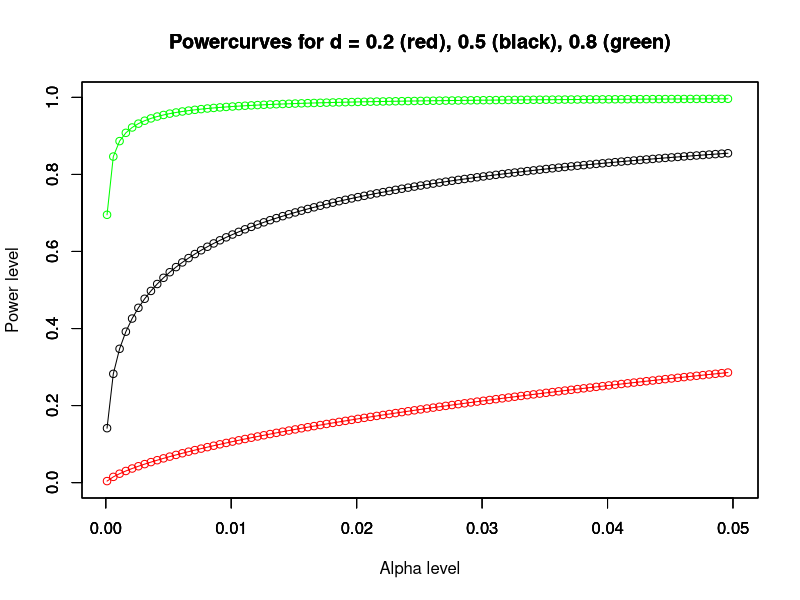
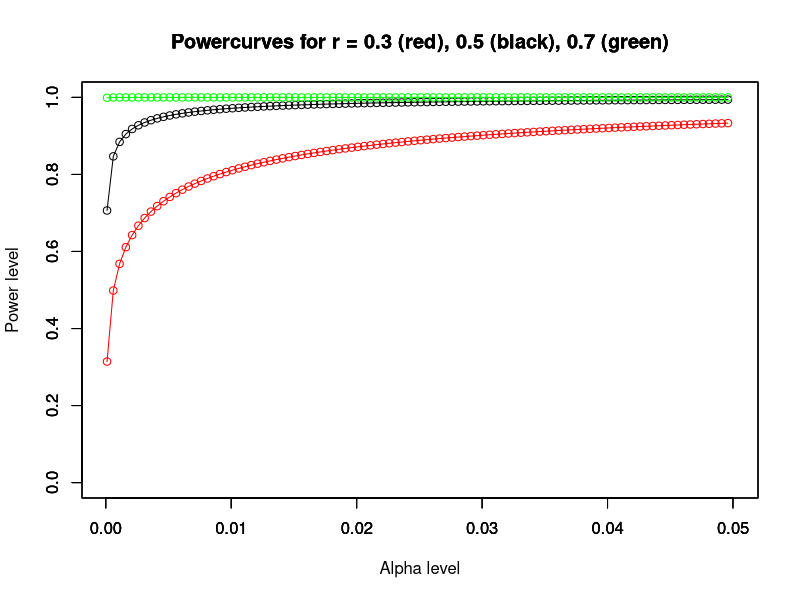

The R source for these figures, in order:
## ---- chunk 1
knitr::opts_chunk$set(echo = TRUE)
library(pwr)
library(ggplot2)

## ---- chunk 2
n1 <- 69 #patients (this is the n to be used for correlation calculations as well)
n2 <- 52 #controls
alpha_level <- seq(from = 0.0001, to = 0.05,by = 0.0005)

#declare empty vectors as placeholders
powercurve_2 <- c() 
powercurve_5_ <- c()
powercurve_8 <- c()

#for loop to create all powercurves#
for (s in 1:length(alpha_level)) {
  output_2 <- pwr.t2n.test(n = n1, n2 = n2, d = 0.2, sig.level = alpha_level[s], alternative = "greater") 
  powercurve_2[s] <- output_2$power #use dollar sign to fetch only power "value", and assign it to "powercurve_2"-vector
  
  output_5_ <- pwr.t2n.test(n = n1, n2 = n2, d = 0.5, sig.level = alpha_level[s], alternative = "greater")
  powercurve_5_[s] <- output_5_$power
  
  output_8 <- pwr.t2n.test(n = n1, n2 = n2, d = 0.8, sig.level = alpha_level[s], alternative = "greater")
  powercurve_8[s] <- output_8$power
}

#Before plotting data or analysing data in R, ALWAYS create a dataframe

power_frame2 <- data.frame(alpha_level, powercurve_2, powercurve_5_, powercurve_8)
power_frame2$alpha_level

#Plot
plot(power_frame2$alpha_level, power_frame2$powercurve_2, ylim = c(0.00, 1.00), 
     ylab = "Power level", xlim = c(0.0001, 0.05), xlab = "Alpha level", 
     type = "o", col = "red", main = "Powercurves for d = 0.2 (red), 0.5 (black), 0.8 (green)")

par(new=TRUE)

plot(power_frame2$alpha_level, power_frame2$powercurve_5_, ylim = c(0.00, 1.00), 
     ylab = "", xlim = c(0.0001, 0.05), xlab = "", 
     type = "o", col = "black", main = "Powercurves for d = 0.2 (red), 0.5 (black), 0.8 (green)")

par(new=TRUE)

plot(power_frame2$alpha_level, power_frame2$powercurve_8, ylim = c(0.00, 1.00), 
     ylab = "", xlim = c(0.0001, 0.05), xlab = "", 
     type = "o", col = "green", main = "Powercurves for d = 0.2 (red), 0.5 (black), 0.8 (green)")


## ---- chunk 3

#declare empty vectors as placeholders
powercurve_3 <- c() 
powercurve_5 <- c()
powercurve_7 <- c()

#for loop to create all powercurves#
for (s in 1:length(alpha_level)) {
  output_3 <- pwr.r.test(n = n1, r = 0.4, sig.level = alpha_level[s]) 
  powercurve_3[s] <- output_3$power #use dollar sign to fetch only power "value", and assign it to "powercurve_3"-vector
  
  output_5 <- pwr.r.test(n = n1, r = 0.5, sig.level = alpha_level[s])
  powercurve_5[s] <- output_5$power
  
  output_7 <- pwr.r.test(n = n1, r = 0.7, sig.level = alpha_level[s])
  powercurve_7[s] <- output_7$power
}

#Before plotting data or analysing data in R, ALWAYS create a dataframe

power_frame <- data.frame(alpha_level, powercurve_3, powercurve_5, powercurve_7)
power_frame$alpha_level


#Plot
plot(power_frame$alpha_level, power_frame$powercurve_3, ylim = c(0.00, 1.00), 
     ylab = "Power level", xlim = c(0.0001, 0.05), xlab = "Alpha level", 
     type = "o", col = "red", main = "Powercurves for r = 0.3 (red), 0.5 (black), 0.7 (green)")

par(new=TRUE)

plot(power_frame$alpha_level, power_frame$powercurve_5, ylim = c(0.00, 1.00), 
     ylab = "", xlim = c(0.0001, 0.05), xlab = "", 
     type = "o", col = "black", main = "Powercurves for r = 0.3 (red), 0.5 (black), 0.7 (green)")

par(new=TRUE)

plot(power_frame$alpha_level, power_frame$powercurve_7, ylim = c(0.00, 1.00), 
     ylab = "", xlim = c(0.0001, 0.05), xlab = "", 
     type = "o", col = "green", main = "Powercurves for r = 0.3 (red), 0.5 (black), 0.7 (green)")
